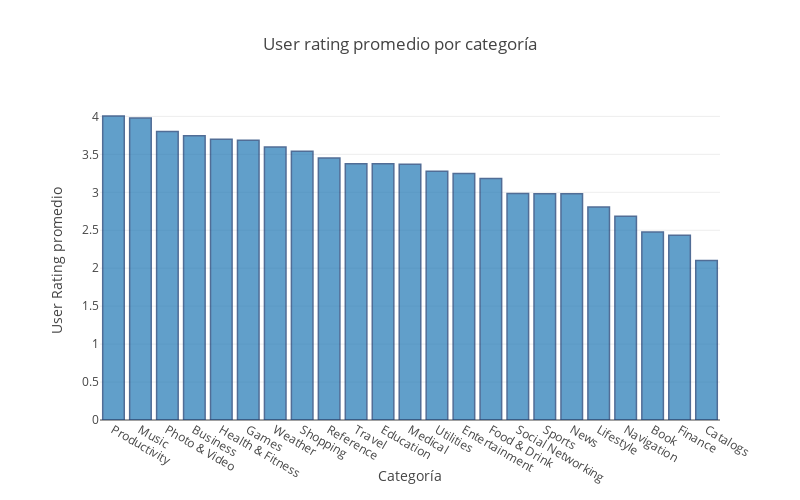

Source (notebook cell):
### Markdown cell above
Los resultados varían parecido en el caso de las apps pagas y de las gratuitas. En general vemos que la distribución de las puntuaciones de usuarios son parecidas en todas las categorías. 

Se puede destacar que para el caso de `entretenimiento` y `otros` sí se aprecian puntuaciones entre 1 y 2, mientras que en el resto de las categorías las puntuaciones más presentes son 0 y luego entre 3 y 5, generalmente los valores entre 1 y 2 son poco usados. De todos modos las distribuciones son parecidas tanto para pagas como no pagas.

Se puede notar que en las apps pagas, en el género *Education* hay mayor concentración en la puntuación 4 para las pagas, mientras que para las no pagas, entre los valors 3 y 5, la distribuión es mas pareja.

La mayoría de apps relacionadas a Redes sociales por amplia diferencia es gratis. No sería popular tener que pagar por una red social; ademas las redes sociales generan ingresos mediante publicidades, por lo que conviene tener una base amplia de usuarios, por más que eso signifique que ellos estén 'gratis'.


No perder de vista que todas las apps también pueden generar ingresos mediante *in app purchases*.

### Code cell
cnt_srs = apps[['prime_genre', 'user_rating']].groupby('prime_genre').mean()['user_rating'].sort_values(ascending=False)

trace = go.Bar(
    x = cnt_srs.index,
    y = cnt_srs.values,
    marker = dict(
        line = dict(color='rgb(8, 48, 107)',
                    width = 1.5)
    ),
    opacity = 0.7
)
data = [trace]

layout = go.Layout(
    title = 'User rating promedio por categoría',
    margin = dict(
        l = 100
    ),
    xaxis = dict(
        title = 'Categoría'
    ),
    yaxis = dict(
        title = 'User Rating promedio'
    ),
    width = 800,
    height = 500
)

fig = go.Figure(data=data, layout=layout)
py.iplot(fig)

### Figure 1 — Plotly figure (JSON) as saved in the notebook; plotly's stock layout.template omitted (floating-point values rounded to 4 significant figures)
{"data": [{"marker": {"line": {"color": "rgb(8, 48, 107)", "width": 1.5}}, "opacity": 0.7, "type": "bar", "uid": "b7c98e6a-6a64-4a4d-9029-ddc60b99b727", "x": ["Productivity", "Music", "Photo & Video", "Business", "Health & Fitness", "Games", "Weather", "Shopping", "Reference", "Travel", "Education", "Medical", "Utilities", "Entertainment", "Food & Drink", "Social Networking", "Sports", "News", "Lifestyle", "Navigation", "Book", "Finance", "Catalogs"], "y": [4.006, 3.978, 3.801, 3.746, 3.7, 3.685, 3.597, 3.541, 3.453, 3.377, 3.376, 3.37, 3.278, 3.247, 3.183, 2.985, 2.982, 2.98, 2.806, 2.685, 2.478, 2.433, 2.1]}], "layout": {"height": 500, "margin": {"l": 100}, "title": "User rating promedio por categoría", "width": 800, "xaxis": {"autorange": true, "range": [-0.5, 22.5], "title": "Categoría", "type": "category"}, "yaxis": {"autorange": true, "range": [0, 4.216], "title": "User Rating promedio", "type": "linear"}}}
